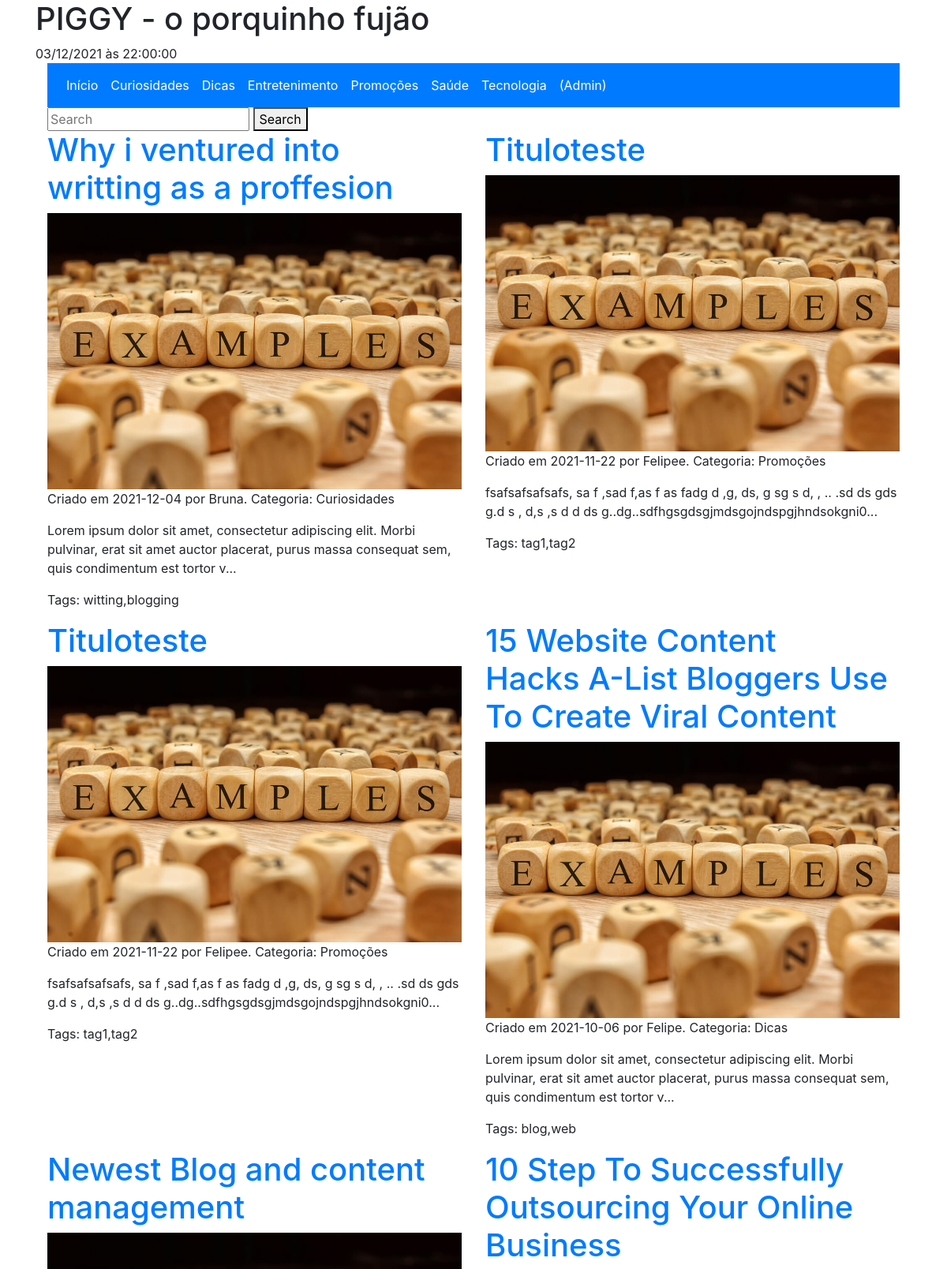
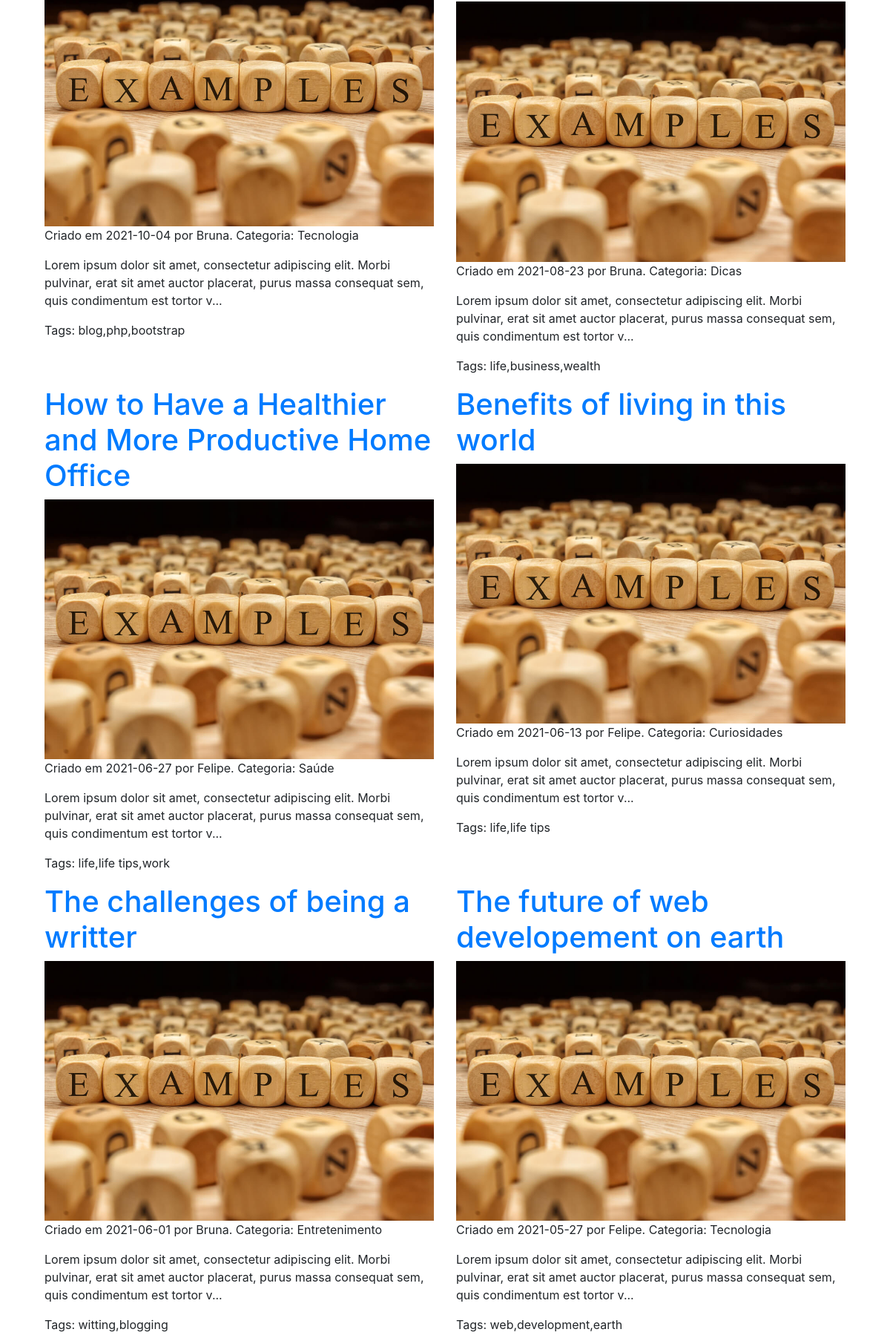
The page / (upper part) on the database its author committed (2 pictures, top to bottom).
### tables this page shows
CREATE TABLE `post_categories` (
  `id` int(10) UNSIGNED NOT NULL,
  `name` varchar(40) NOT NULL
);

CREATE TABLE `posts` (
  `id` int(10) UNSIGNED NOT NULL,
  `title` varchar(190) NOT NULL,
  `tags` varchar(40) NOT NULL,
  `content` text NOT NULL,
  `photo` varchar(50) NOT NULL,
  `status` varchar(40) NOT NULL,
  `date_created` date DEFAULT NULL,
  `author` varchar(40) DEFAULT NULL,
  `category` tinyint(3) UNSIGNED NOT NULL
);

### index.php (the view, shortened to what this page needs)
<!DOCTYPE html>
<html>
  <head>
    <link rel="stylesheet" type="text/css" href="https://stackpath.bootstrapcdn.com/bootstrap/4.4.1/css/bootstrap.min.css" />
    <link rel="stylesheet" href="https://use.fontawesome.com/releases/v5.7.0/css/all.css">
    <link rel="stylesheet" href="estilo.css" />
  </head>
  <body class="container">
    <header>
      <h1>PIGGY - o porquinho fujão</h1>
      <div>
        <?php
          echo date('d/m/Y \à\s H:i:s');
        ?>
      </div>
    </header>
    <div class="container-fluid">
      <nav class="navbar navbar-expand-sm bg-primary ">
        <ul class="navbar-nav">
          <li class="nav-item">
            <a class="nav-link text-white" href="index.php">Início</a>
          </li>
          <?php
            include 'conecta_mysql.inc';
            $strSQL = array();
            $strSQL[] =  "SELECT id, name";
            $strSQL[] = "FROM post_categories";
            $strSQL[] = "ORDER BY name";
            $strSQL[] = "LIMIT 10";
            $strSQL = implode(' ', $strSQL);
            $categories =  mysqli_query($conexao, $strSQL);
            while (list($id, $name) = mysqli_fetch_array($categories)) {
              echo
                "<li class='nav-item'>
                  <a class='nav-link text-white' href='busca.php?category=$id'>$name</a>
                </li>";
            }
          ?>
          <li class="nav-item">
            <a class="nav-link text-white" href="admin/listar.php">(Admin)</a>
          </li>
        </ul>
      </nav>
      <section>
        <form method="GET" action="busca.php">
          <input type="text" placeholder="Search" name="search">
          <button type="submit" name="submit">Search</button>
        </form>
      </section>
      <section class="row">
        <?php
          include 'conecta_mysql.inc';
          $strSQL = array();
          $strSQL[] = "SELECT posts.id, posts.title, posts.tags, concat(left(posts.content, 160), '...') as content, posts.photo, posts.status, posts.date_created, posts.author, posts.category as category_id, cat.name as category_name";
          $strSQL[] = "FROM posts as posts";
          $strSQL[] = "LEFT JOIN post_categories as cat";
          $strSQL[] = "ON posts.category = cat.id";
          $strSQL[] = "ORDER BY date_created desc";
          $strSQL[] = "LIMIT 10";
          $strSQL = implode(' ', $strSQL);
          $resultado =  mysqli_query($conexao, $strSQL);
          while (list($id, $title, $tags, $content, $photo, $status, $date_created, $author, $category_id, $category_name) = mysqli_fetch_array($resultado)) {
            echo
              "<div class='col-sm-6'>
                <div>
                  <h1><a href='item.php?post=$id'>$title</a></h1>
                  <a href='item.php?post=$id'><img src='./imagens/$photo'></a>
                  <p>Criado em $date_created por $author. Categoria: $category_name</p>
                </div>
                <p>$content</p>
                <p>Tags: $tags</p>
              </div>";
          }
        ?>
      </section>
    </div>
  </body>
</html>

### estilo.css (style rules this page uses)
img { width: 100%; }
.container { margin: 0 auto; width: 100%; }

### rows shown on the page
post_categories: name "Curiosidades"
post_categories: name "Dicas"
post_categories: name "Entretenimento"
post_categories: name "Promoções"
post_categories: name "Saúde"
post_categories: name "Tecnologia"
posts: title "Why i ventured into writting as a proffesion", photo (picture), date_created "2021-12-04", author "Bruna", post_categories.name "Curiosidades", content "Lorem ipsum dolor sit amet, consectetur adipiscing elit. Morbi pulvinar, erat sit amet auctor placerat, purus massa consequat sem, quis condimentum est tortor v...", tags "witting,blogging"
posts: title "Tituloteste", photo (picture), date_created "2021-11-22", author "Felipee", post_categories.name "Promoções", content "fsafsafsafsafs, sa f ,sad f,as f as fadg d ,g, ds, g sg s d, , .. .sd ds gds g.d s , d,s ,s d d ds g..dg..sdfhgsgdsgjmdsgojndspgjhndsokgni0...", tags "tag1,tag2"
posts: title "Tituloteste", photo (picture), date_created "2021-11-22", author "Felipee", post_categories.name "Promoções", content "fsafsafsafsafs, sa f ,sad f,as f as fadg d ,g, ds, g sg s d, , .. .sd ds gds g.d s , d,s ,s d d ds g..dg..sdfhgsgdsgjmdsgojndspgjhndsokgni0...", tags "tag1,tag2"
posts: title "15 Website Content Hacks A-List Bloggers Use To Create Viral Content", photo (picture), date_created "2021-10-06", author "Felipe", post_categories.name "Dicas", content "Lorem ipsum dolor sit amet, consectetur adipiscing elit. Morbi pulvinar, erat sit amet auctor placerat, purus massa consequat sem, quis condimentum est tortor v...", tags "blog,web"
posts: title "Newest Blog and content management", photo (picture), date_created "2021-10-04", author "Bruna", post_categories.name "Tecnologia", content "Lorem ipsum dolor sit amet, consectetur adipiscing elit. Morbi pulvinar, erat sit amet auctor placerat, purus massa consequat sem, quis condimentum est tortor v...", tags "blog,php,bootstrap"
posts: title "10 Step To Successfully Outsourcing Your Online Business", photo (picture), date_created "2021-08-23", author "Bruna", post_categories.name "Dicas", content "Lorem ipsum dolor sit amet, consectetur adipiscing elit. Morbi pulvinar, erat sit amet auctor placerat, purus massa consequat sem, quis condimentum est tortor v...", tags "life,business,wealth"
posts: title "How to Have a Healthier and More Productive Home Office", photo (picture), date_created "2021-06-27", author "Felipe", post_categories.name "Saúde", content "Lorem ipsum dolor sit amet, consectetur adipiscing elit. Morbi pulvinar, erat sit amet auctor placerat, purus massa consequat sem, quis condimentum est tortor v...", tags "life,life tips,work"
posts: title "Benefits of living in this world", photo (picture), date_created "2021-06-13", author "Felipe", post_categories.name "Curiosidades", content "Lorem ipsum dolor sit amet, consectetur adipiscing elit. Morbi pulvinar, erat sit amet auctor placerat, purus massa consequat sem, quis condimentum est tortor v...", tags "life,life tips"
posts: title "The challenges of being a writter", photo (picture), date_created "2021-06-01", author "Bruna", post_categories.name "Entretenimento", content "Lorem ipsum dolor sit amet, consectetur adipiscing elit. Morbi pulvinar, erat sit amet auctor placerat, purus massa consequat sem, quis condimentum est tortor v...", tags "witting,blogging"
posts: title "The future of web developement on earth", photo (picture), date_created "2021-05-27", author "Felipe", post_categories.name "Tecnologia", content "Lorem ipsum dolor sit amet, consectetur adipiscing elit. Morbi pulvinar, erat sit amet auctor placerat, purus massa consequat sem, quis condimentum est tortor v...", tags "web,development,earth"
